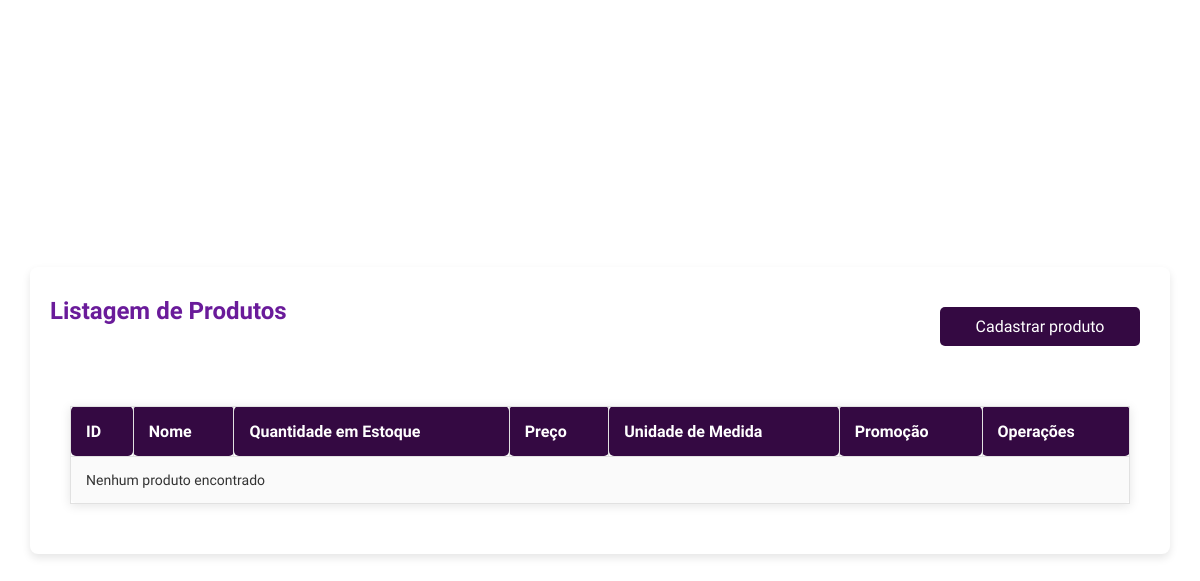
Page /views/product_form.php on the earlier database version.
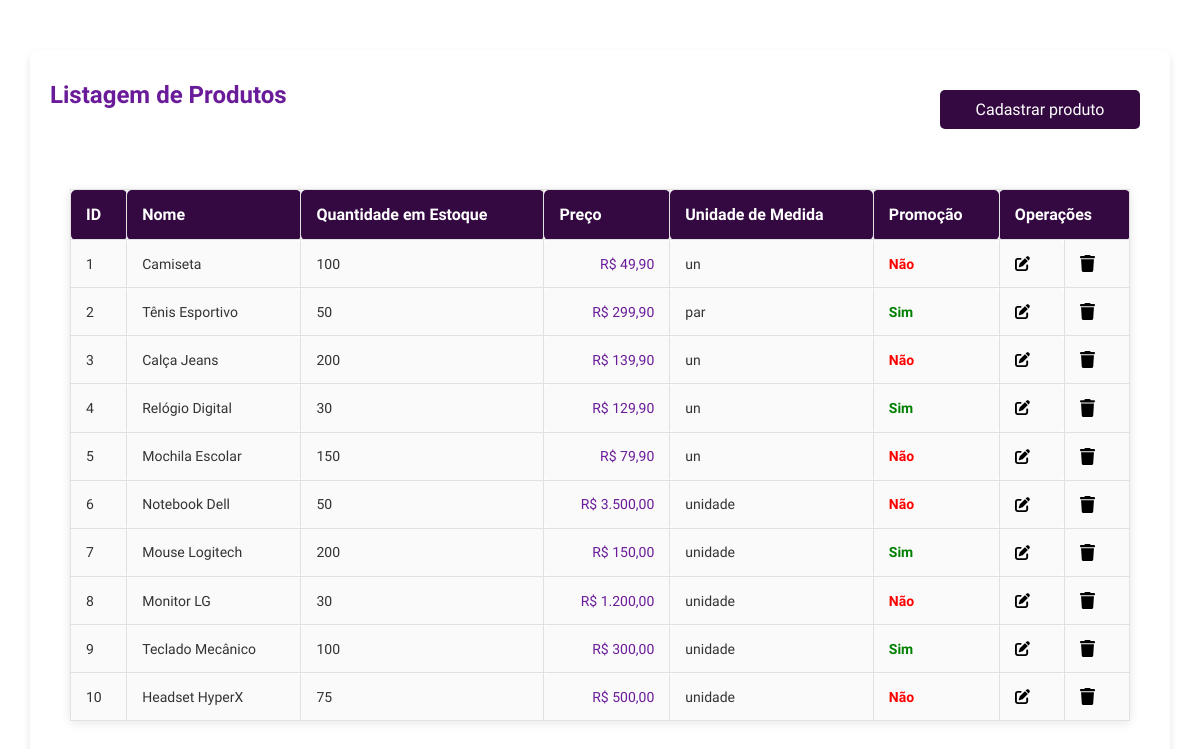
Same page on the later database version.
### tables this page shows
CREATE TABLE produto (
    id INT PRIMARY KEY AUTO_INCREMENT,
    nome VARCHAR(255) NOT NULL,
    qtde_estoque INT DEFAULT 0,
    preco DECIMAL(15, 2) CHECK (preco >= 0),
    unidade_medida VARCHAR(10),
    promocao CHAR(1) DEFAULT 'N' CHECK (promocao IN ('Y', 'N')),
    id_fornecedor INT,
    FOREIGN KEY (id_fornecedor) REFERENCES fornecedores(id)
);

### models/Produto.php (called while the page is built, shortened)
<?php
class Produto implements GenericInterface
{
    public function getAll(): array
    {
        $conn = (new Database())->getConnection();
        $stmt = mysqli_prepare($conn, "SELECT * FROM produto");
        mysqli_stmt_execute($stmt);
        $result = mysqli_stmt_get_result($stmt);
        $produtos = [];
        while ($data = mysqli_fetch_assoc($result)) {
            $produtos[] = [
                'id' => $data['id'],
                'nome' => $data['nome'],
                'qtde_estoque' => $data['qtde_estoque'],
                'preco' => $data['preco'],
                'unidade_medida' => $data['unidade_medida'],
                'promocao' => $data['promocao']
            ];
        }
        return $produtos;
    }
}

### views/product_form.php (the view, shortened to what this page needs)
<?php
require_once "../models/Produto.php";
$productModel = new Produto();
$produtos = $productModel->getAll();
?>
<link rel="stylesheet" href="../config/global.css">
<div class="listing-container">
    <div class="listing-header">
        <h1 class="ubuntu-bold">Listagem de Produtos</h1>
        <button id="btnCadastrarProduto" class="btn ubuntu-medium">Cadastrar produto</button>
    </div>
    <div class="table">
        <table>
            <thead>
            <tr>
                <th>ID</th>
                <th>Nome</th>
                <th>Quantidade em Estoque</th>
                <th>Preço</th>
                <th>Unidade de Medida</th>
                <th>Promoção</th>
                <th colspan="2">Operações</th>
            </tr>
            </thead>
            <tbody>
            <?php
            if (!empty($produtos)) {
                foreach ($produtos as $produto) {
                    echo "<tr data-id='" . $produto['id'] . "' class='product-row'>";
                    echo "<td>" . $produto['id'] . "</td>";
                    echo "<td>" . $produto['nome'] . "</td>";
                    echo "<td>" . $produto['qtde_estoque'] . "</td>";
                    echo "<td class='price'>R$ " . number_format($produto['preco'], 2, ',', '.') . "</td>";
                    echo "<td>" . $produto['unidade_medida'] . "</td>";
                    echo "<td class='" . ($produto['promocao'] == 'Y' ? 'promo' : 'no-promo') . "'>" . ($produto['promocao'] == 'Y' ? 'Sim' : 'Não') . "</td>";
                    echo "<td onclick='abrirModalEdicao(this)'><img width='15px' class='btnEditar btnCli' src='../assets/icons/pen-to-square-solid.svg' data-id='" . $produto['id'] . "' alt='Editar'></td>";
                    echo "<td onclick='excluirProduto(this)'><img width='15px' class='btnExcluir btnCli' src='../assets/icons/trash-solid.svg' data-id='" . $produto['id'] . "' alt='Excluir'></td>";
                    echo "</tr>";
                }
            } else {
                echo "<tr><td colspan='7'>Nenhum produto encontrado</td></tr>";
            }
            ?>
            </tbody>
        </table>
    </div>
</div>

Differences in the rows shown:
added produto: id "1", nome "Camiseta", qtde_estoque "100", preco "49,90", unidade_medida "un", promocao "Não"
added produto: id "2", nome "Tênis Esportivo", qtde_estoque "50", preco "299,90", unidade_medida "par", promocao "Sim"
added produto: id "3", nome "Calça Jeans", qtde_estoque "200", preco "139,90", unidade_medida "un", promocao "Não"
added produto: id "4", nome "Relógio Digital", qtde_estoque "30", preco "129,90", unidade_medida "un", promocao "Sim"
added produto: id "5", nome "Mochila Escolar", qtde_estoque "150", preco "79,90", unidade_medida "un", promocao "Não"
added produto: id "6", nome "Notebook Dell", qtde_estoque "50", preco "3.500,00", unidade_medida "unidade", promocao "Não"
added produto: id "7", nome "Mouse Logitech", qtde_estoque "200", preco "150,00", unidade_medida "unidade", promocao "Sim"
added produto: id "8", nome "Monitor LG", qtde_estoque "30", preco "1.200,00", unidade_medida "unidade", promocao "Não"
added produto: id "9", nome "Teclado Mecânico", qtde_estoque "100", preco "300,00", unidade_medida "unidade", promocao "Sim"
added produto: id "10", nome "Headset HyperX", qtde_estoque "75", preco "500,00", unidade_medida "unidade", promocao "Não"
Other differences:
text no longer shown: "Nenhum produto encontrado"
